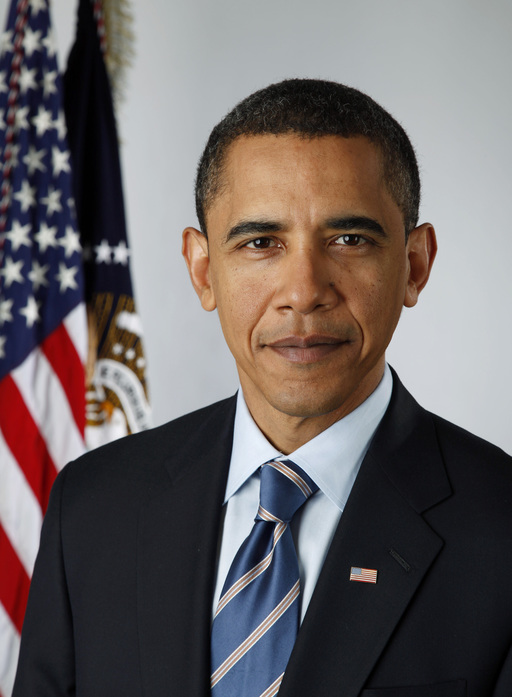
#> input picture obama.jpg, 512 x 697 px
$ python 'delaunay numbers.py'
#> lines starting #> are read from the running program, lines starting #| are printed output that depends on the picture; after the words box and inside, x2 and y2 are one past the last pixel; in counts of white or black regions, pixels touching at a corner belong together
#!/usr/bin/python

#by Khubaib Ahmed

import cv2
import numpy as np
import random

font = cv2.FONT_HERSHEY_SIMPLEX

# Check if a point is inside a rectangle
def rect_contains(rect, point) :
    if point[0] < rect[0] :
        return False
    elif point[1] < rect[1] :
        return False
    elif point[0] > rect[2] :
        return False
    elif point[1] > rect[3] :
        return False
    return True

# Draw a point
def draw_point(img, p, color ) :
    cv2.circle( img, p, 2, color, -1, cv2.LINE_AA, 0 )

def draw_caption_beside(img, p, text):
    p1 = (p[0] + 10, p[1])
    cv2.putText(img, text, p1, font, 0.3, (0, 0, 0), 1)


# Draw delaunay triangles
def draw_delaunay(img, subdiv, delaunay_color ) :

    triangleList = subdiv.getTriangleList();
    size = img.shape
    r = (0, 0, size[1], size[0])

    for t in triangleList :

        pt1 = (t[0], t[1])
        pt2 = (t[2], t[3])
        pt3 = (t[4], t[5])

        if rect_contains(r, pt1) and rect_contains(r, pt2) and rect_contains(r, pt3) :

            cv2.line(img, pt1, pt2, delaunay_color, 1, cv2.LINE_AA, 0)
            cv2.line(img, pt2, pt3, delaunay_color, 1, cv2.LINE_AA, 0)
            cv2.line(img, pt3, pt1, delaunay_color, 1, cv2.LINE_AA, 0)


if __name__ == '__main__':

    # Define window names
    win_delaunay = "Delaunay Triangulation"


    # Turn on animation while drawing triangles
    animate = True

    # Define colors for drawing.
    delaunay_color = (255,255,255)
    points_color = (0, 0, 255)

    # Read in the image.
    img = cv2.imread("obama.jpg")
#> img is the input picture: shape (697, 512, 3); mean B, G, R 100.5, 100.6, 108

    # Keep a copy around
    img_orig = img.copy();

    # Rectangle to be used with Subdiv2D
    size = img.shape
#> size = (697, 512, 3)
    rect = (0, 0, size[1], size[0])
#> rect = (0, 0, 512, 697)

    # Create an instance of Subdiv2D
    subdiv = cv2.Subdiv2D(rect);

    # Create an array of points.
    points = [];

    # Read in the points from a text file
    with open("obama.txt") as file :
#> (reads obama.txt from the repository)
        for line in file :
            x, y = line.split()
            points.append((int(x), int(y)))

    # Insert points into subdiv
    for p in points :
        subdiv.insert(p)

        # Show animation
        if animate :
            img_copy = img_orig.copy()
            # Draw delaunay triangles
            draw_delaunay( img_copy, subdiv, (255, 255, 255) )
            cv2.imshow(win_delaunay, img_copy)
            cv2.waitKey(100)
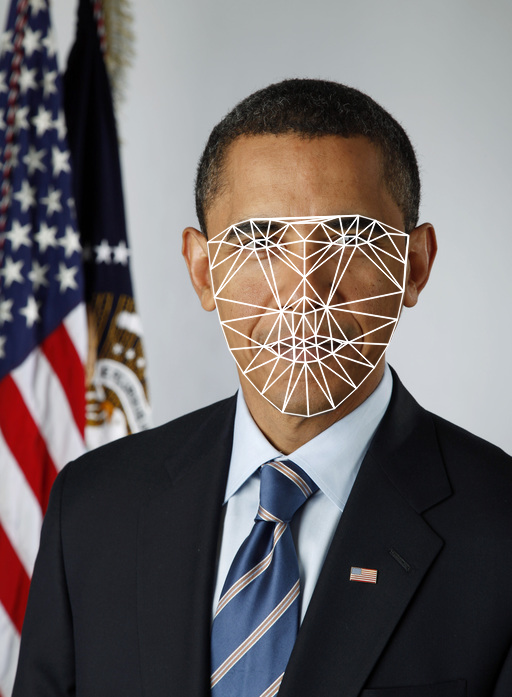
#> img_copy: shape (697, 512, 3); mean B, G, R 104.3, 103.9, 110.5

    # Draw delaunay triangles
    draw_delaunay( img, subdiv, (255, 255, 255) )

    # Draw points
    i = 1
    for p in points :
        draw_point(img, p, (0,0,255))
        draw_caption_beside(img, p, str(i))
        i += 1
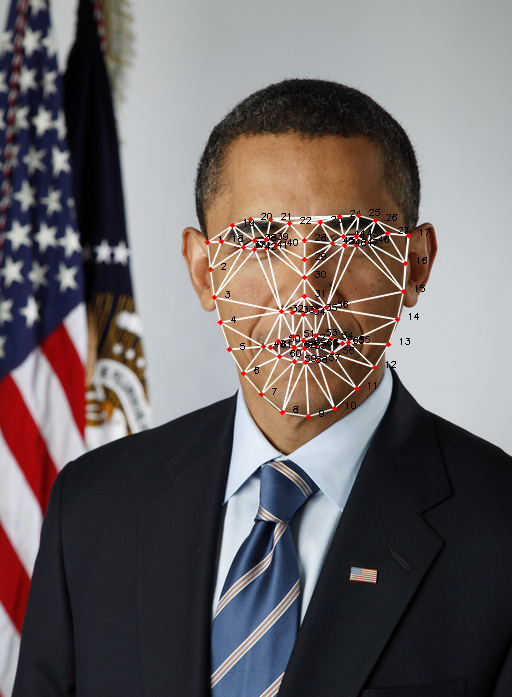
#> img: shape (697, 512, 3); 0.95% of pixels changed, all inside (x1, y1, x2, y2) = (204, 209, 430, 420)
#> after the loop, i = 69


    # Show results
    cv2.imshow(win_delaunay,img)
    cv2.waitKey(0)
